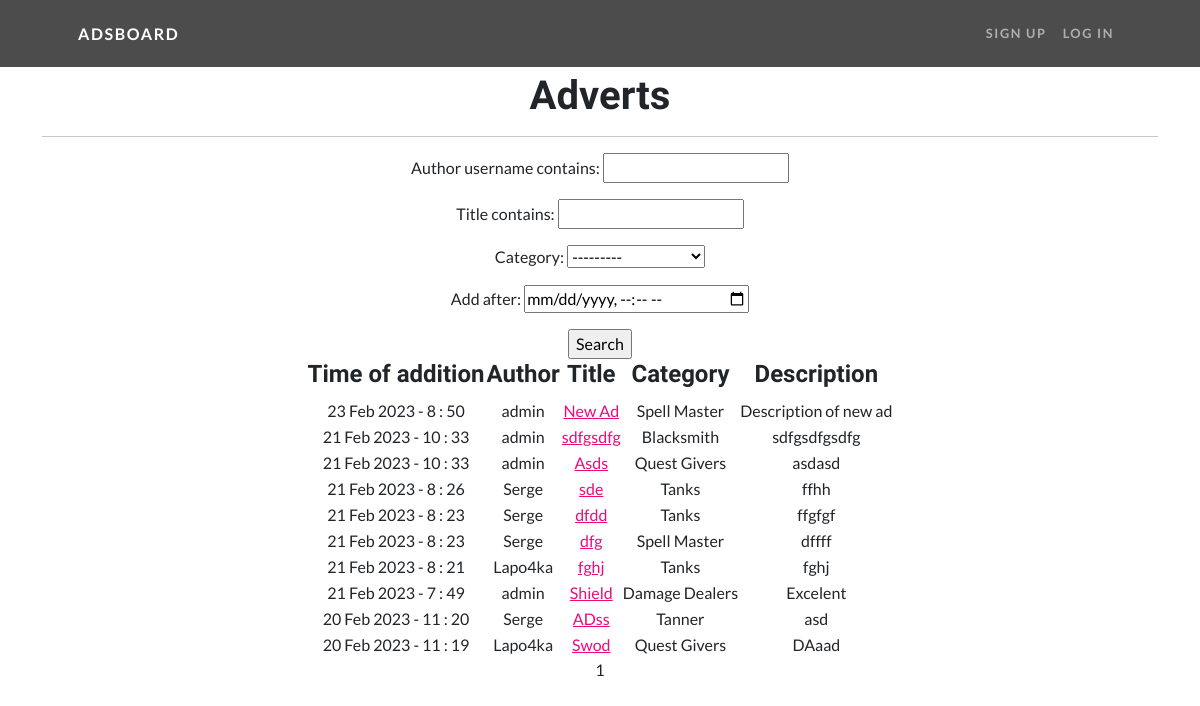
/adsboard/, run on an earlier commit of the app's database.
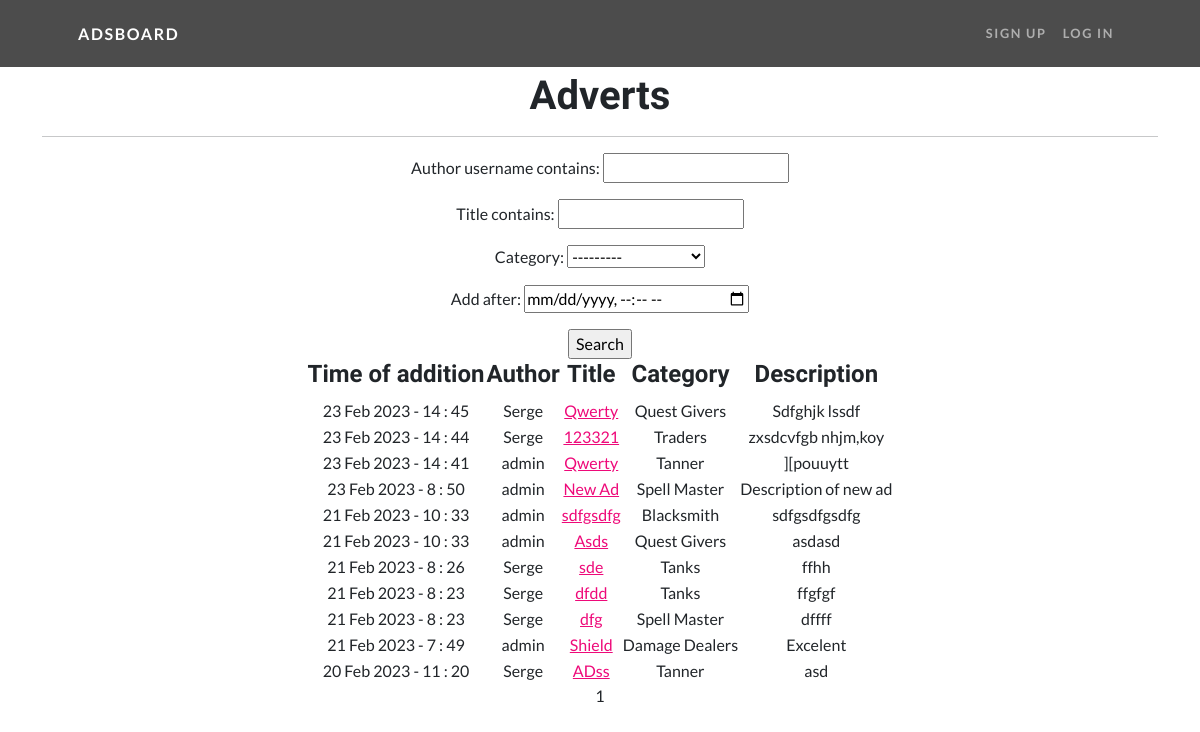
And on a later commit of the database.
### ads/models.py (models this page shows, shortened)
class Advert(models.Model):
    TS = 'Tanks'
    HS = 'Healers'
    DD = 'Damage Dealers'
    TD = 'Traders'
    GM = 'Guild Masters'
    QG = 'Quest Givers'
    BS = 'Blacksmith'
    TN = 'Tanner'
    PM = 'Potion Master'
    SM = 'Spell Master'
    CATEGORY_TYPES = [
        (TS, 'Tanks'),
        (HS, 'Healers'),
        (DD, 'Damage Dealers'),
        (TD, 'Traders'),
        (GM, 'Guild Masters'),
        (QG, 'Quest Givers'),
        (BS, 'Blacksmith'),
        (TN, 'Tanner'),
        (PM, 'Potion Master'),
        (SM, 'Spell Master')
    ]
    author = models.ForeignKey(User, on_delete=models.CASCADE)
    title = models.CharField(max_length=63)
    category = models.CharField(max_length=20, choices=CATEGORY_TYPES, default=TS)
    time_add = models.DateTimeField(auto_now_add=True)
    short_resp = models.CharField(max_length=255)
    content = RichTextUploadingField(config_name='default')
    def get_absolute_url(self):
        return reverse('ad', args=[str(self.id)])

### ads/views.py (the view)
# urls.py: path('', AdsList.as_view(), name='ads'),
class AdsList(ListView):
    model = Advert
    ordering = '-time_add'
    template_name = 'ads.html'
    context_object_name = 'ads'
    paginate_by = 20
    def get_queryset(self):
        queryset = super().get_queryset()
        self.filterset = AdFilter(self.request.GET, queryset)
        return self.filterset.qs
    def get_context_data(self, **kwargs):
        context = super().get_context_data(**kwargs)
        context['filterset'] = self.filterset
        return context

### templates/ads.html (shortened to what this page needs)
{% extends 'flatpages/default.html' %}
{% load filters_stat %}
{% block content %}
<h1>Adverts</h1>
<hr>
{% if ads %}
   <form action="" method="get">
        {{ filterset.form.as_p }}
       <input type="submit" value="Search" />
   </form>
    <table align="center">
         <tr>
             <td><h4>Time of addition   </h4></td>
             <td><h4>Author   </h4></td>
             <td><h4>Title   </h4></td>
             <td><h4>Category   </h4></td>
             <td><h4>Description   </h4></td>
         </tr>
         {% for a in ads %}
         <tr>
             <td>{{ a.time_add|date:'d M Y - G : i' }}</td>
             <td>{{ a.author}}</td>
             <td><a href="{{a.get_absolute_url}}">{{ a.title}}</a></td>
             <td>{{ a.category}}</td>
             <td>{{ a.short_resp}}</td>
         <tr>
         {% endfor %}
    </table>
{% else %}
    <h2>There are no ads</h2>
{% endif %}
   {{ page_obj.number }}
{% endblock content %}

What changed in the data, as far as the page shows it:
removed Advert: time_add "21 Feb 2023 - 8 : 21", author "Lapo4ka", title "fghj", category "Tanks", short_resp "fghj"
removed Advert: time_add "20 Feb 2023 - 11 : 19", author "Lapo4ka", title "Swod", category "Quest Givers", short_resp "DAaad"
added Advert: time_add "23 Feb 2023 - 14 : 45", author "Serge", title "Qwerty", category "Quest Givers", short_resp "Sdfghjk lssdf"
added Advert: time_add "23 Feb 2023 - 14 : 44", author "Serge", title "123321", category "Traders", short_resp "zxsdcvfgb nhjm,koy"
added Advert: time_add "23 Feb 2023 - 14 : 41", author "admin", title "Qwerty", category "Tanner", short_resp "][pouuytt"
